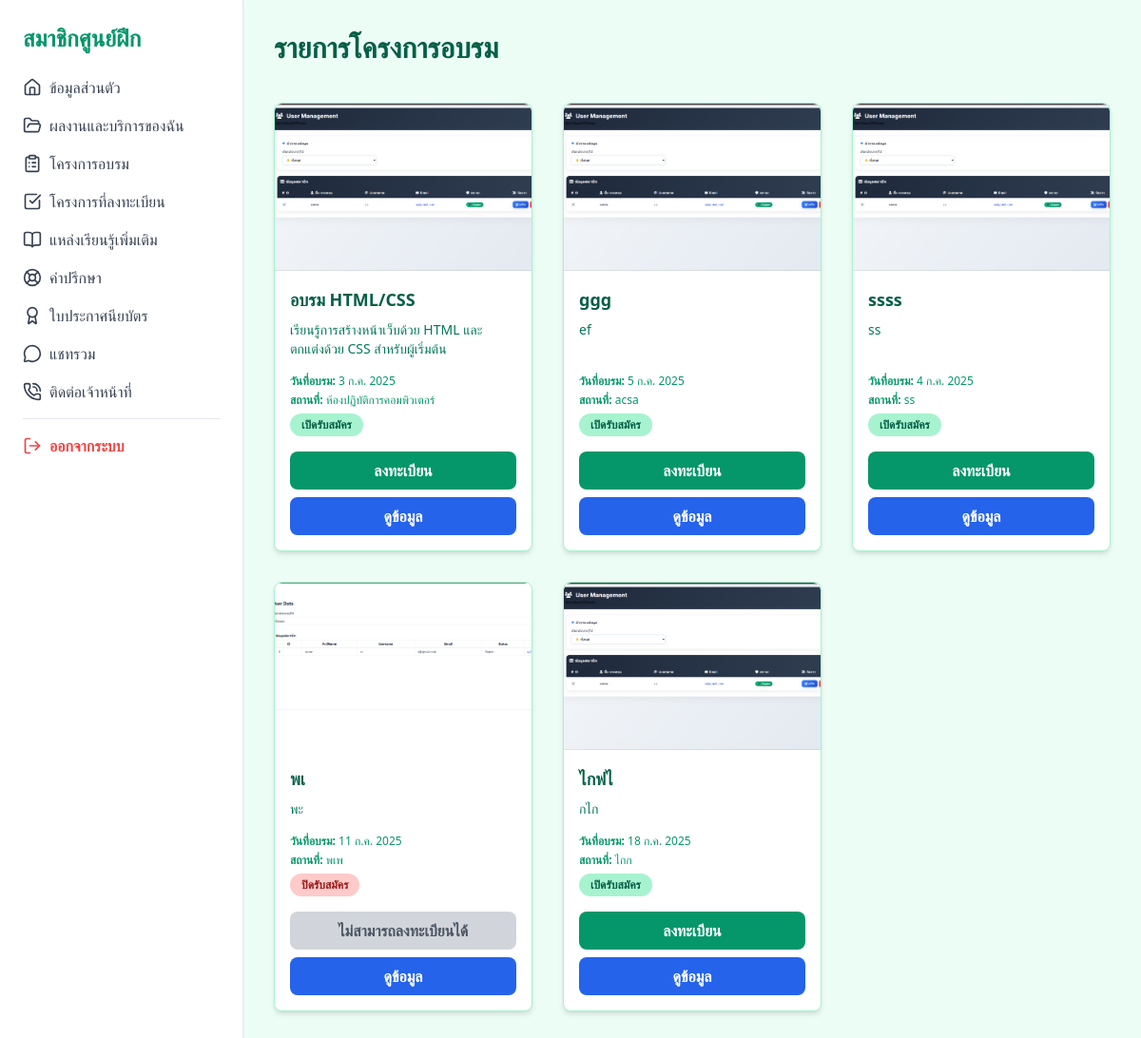
Page /member/trainProject_view.php on the committed database.
### tables this page shows
CREATE TABLE `training_projects` (
  `id` int(10) NOT NULL,
  `title` varchar(255) NOT NULL,
  `description` text DEFAULT NULL,
  `date` date DEFAULT NULL,
  `location` varchar(255) DEFAULT NULL,
  `image` varchar(255) DEFAULT NULL,
  `display_order` int(11) DEFAULT NULL,
  `status` enum('open','closed','in_progress','completed') DEFAULT 'open',
  `project_status` enum('open','closed','in_progress') DEFAULT 'open'
);

### member/trainProject_view.php (the view, shortened to what this page needs)
<?php
require_once '../config/db.php';
$sql = "SELECT id, title, description, date AS training_date, location, status AS project_status, display_order, image AS image_path
        FROM training_projects
        ORDER BY
            CASE
                WHEN display_order IS NULL OR display_order = 0 THEN 999
                ELSE display_order
            END ASC,
            id DESC";
$result = $conn->query($sql);
$projects = [];
if ($result) {
    while ($row = $result->fetch_assoc()) {
        $projects[] = $row;
    }
}
function getStatusText($status)
{
    $statusMap = [
        'open' => 'เปิดรับสมัคร',
        'closed' => 'ปิดรับสมัคร',
        'in_progress' => 'กำลังดำเนินการ',
        'completed' => 'เสร็จสิ้นแล้ว'
    ];
    return $statusMap[$status] ?? $status;
}
function formatDateForDisplay($dateString)
{
    $date = new DateTime($dateString);
    $thaiMonths = ['ม.ค.', 'ก.พ.', 'มี.ค.', 'เม.ย.', 'พ.ค.', 'มิ.ย.', 'ก.ค.', 'ส.ค.', 'ก.ย.', 'ต.ค.', 'พ.ย.', 'ธ.ค.'];
    $day = $date->format('j');
    $month = $thaiMonths[$date->format('n') - 1];
    $year = $date->format('Y');
    return "{$day} {$month} {$year}";
}
?>
<!DOCTYPE html>
<html lang="th">
<head>
    <link href="https://cdn.jsdelivr.net/npm/tailwindcss@2.2.19/dist/tailwind.min.css" rel="stylesheet" />
</head>
<body class="bg-green-50 min-h-screen font-sans flex">
    <?php include("sidebar.php"); ?>
    <main class="flex-1 p-8 max-w-7xl mx-auto overflow-auto">
        <h1 class="text-3xl font-bold mb-10 text-green-800 flex items-center">
            รายการโครงการอบรม
        </h1>
        <?php if (count($projects) === 0): ?>
            <p class="text-center text-gray-600 mt-16">ไม่พบข้อมูลโครงการอบรม</p>
        <?php else: ?>
            <div class="grid grid-cols-1 md:grid-cols-3 gap-8">
                <?php foreach ($projects as $project):
                    $imageFullPath = __DIR__ . '/../uploads/projects/' . $project['image_path'];
                ?>
                    <div class="bg-white rounded-lg shadow-md border border-green-200 flex flex-col overflow-hidden hover:shadow-lg transition-shadow duration-300">
                        <div class="h-44 overflow-hidden rounded-t-lg">
                            <?php if (!empty($project['image_path']) && file_exists($imageFullPath)): ?>
                                <img src="../uploads/projects/<?= htmlspecialchars($project['image_path']) ?>" alt="รูปโครงการ" class="w-full h-full object-cover" />
                            <?php else: ?>
                                <div class="w-full h-full bg-green-100 flex items-center justify-center text-green-400 text-6xl font-bold rounded-t-lg">
                                    <?= strtoupper(substr($project['title'], 0, 1)) ?>
                                </div>
                            <?php endif; ?>
                        </div>
                        <div class="p-4 flex flex-col flex-grow">
                            <h2 class="text-lg font-semibold text-green-800 mb-2"><?= htmlspecialchars($project['title']) ?></h2>
                            <p class="text-green-700 text-sm line-clamp-3 flex-grow"><?= nl2br(htmlspecialchars($project['description'])) ?></p>
                            <div class="mt-4 space-y-1">
                                <p class="text-xs text-green-600 font-medium">
                                    <span class="font-semibold">วันที่อบรม:</span> <?= formatDateForDisplay($project['training_date']) ?>
                                </p>
                                <p class="text-xs text-green-600 font-medium">
                                    <span class="font-semibold">สถานที่:</span> <?= htmlspecialchars($project['location']) ?>
                                </p>
                                <p>
                                    <span class="inline-block px-3 py-1 rounded-full text-xs font-semibold
                                    <?= $project['project_status'] === 'open' ? 'bg-green-200 text-green-800' : '' ?>
                                    <?= $project['project_status'] === 'closed' ? 'bg-red-200 text-red-800' : '' ?>
                                    <?= $project['project_status'] === 'in_progress' ? 'bg-yellow-200 text-yellow-800' : '' ?>
                                    <?= $project['project_status'] === 'completed' ? 'bg-gray-200 text-gray-700' : '' ?>
                                ">
                                        <?= getStatusText($project['project_status']) ?>
                                    </span>
                                </p>
                            </div>
                            <div class="mt-4 space-y-2">
                                <?php if ($project['project_status'] === 'open'): ?>
                                    <a href="formTrain.php?id=<?= urlencode($project['id']) ?>" class="block w-full text-center bg-green-600 hover:bg-green-700 text-white font-semibold py-2 rounded-lg transition">
                                        ลงทะเบียน
                                    </a>
                                <?php else: ?>
                                    <button disabled class="block w-full text-center bg-gray-300 text-gray-600 font-semibold py-2 rounded-lg cursor-not-allowed">
                                        ไม่สามารถลงทะเบียนได้
                                    </button>
                                <?php endif; ?>
                                <button
                                    onclick="openModal(<?= htmlspecialchars(json_encode($project)) ?>)"
                                    class="block w-full text-center bg-blue-600 hover:bg-blue-700 text-white font-semibold py-2 rounded-lg transition">ดูข้อมูล</button>
                            </div>
                        </div>
                    </div>
                <?php endforeach; ?>
            </div>
        <?php endif; ?>
    </main>
</body>
</html>

### member/trainProject_view.php (style rules this page uses)
.line-clamp-3 { display: -webkit-box; -webkit-box-orient: vertical; overflow: hidden; }

### rows in the picture
training_projects: image (picture), title "อบรม HTML/CSS", description "เรียนรู้การสร้างหน้าเว็บด้วย HTML และตกแต่งด้วย CSS สำหรับผู้เริ่มต้น", date "3 ก.ค. 2025", location "ห้องปฏิบัติการคอมพิวเตอร์", status "เปิดรับสมัคร"
training_projects: image (picture), title "ggg", description "ef", date "5 ก.ค. 2025", location "acsa", status "เปิดรับสมัคร"
training_projects: image (picture), title "ssss", description "ss", date "4 ก.ค. 2025", location "ss", status "เปิดรับสมัคร"
training_projects: image (picture), title "พเ", description "พะ", date "11 ก.ค. 2025", location "พเพ", status "ปิดรับสมัคร", shows "ไม่สามารถลงทะเบียนได้"
training_projects: image (picture), title "ไกฟไ", description "กไก", date "18 ก.ค. 2025", location "ไกก", status "เปิดรับสมัคร"
